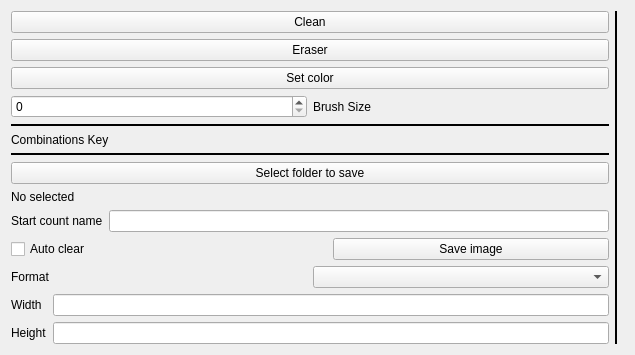
<?xml version="1.0" encoding="UTF-8"?>
<ui version="4.0">
 <class>Form</class>
 <widget class="QWidget" name="Form">
  <property name="geometry">
   <rect>
    <x>0</x>
    <y>0</y>
    <width>635</width>
    <height>344</height>
   </rect>
  </property>
  <property name="windowTitle">
   <string>Form</string>
  </property>
  <layout class="QGridLayout" name="gridLayout">
   <item row="0" column="1">
    <widget class="Line" name="line_3">
     <property name="frameShadow">
      <enum>QFrame::Plain</enum>
     </property>
     <property name="lineWidth">
      <number>2</number>
     </property>
     <property name="orientation">
      <enum>Qt::Vertical</enum>
     </property>
    </widget>
   </item>
   <item row="0" column="0">
    <layout class="QVBoxLayout" name="verticalLayout">
     <item>
      <widget class="QPushButton" name="ButtonClear">
       <property name="text">
        <string>Clean</string>
       </property>
      </widget>
     </item>
     <item>
      <widget class="QPushButton" name="ButtonEraser">
       <property name="text">
        <string>Eraser</string>
       </property>
      </widget>
     </item>
     <item>
      <widget class="QPushButton" name="ButtonSetColor">
       <property name="text">
        <string>Set color</string>
       </property>
      </widget>
     </item>
     <item>
      <layout class="QHBoxLayout" name="horizontalLayout_2">
       <item>
        <widget class="QSpinBox" name="SpinBoxChangeBrushSize"/>
       </item>
       <item>
        <widget class="QLabel" name="LabelChangeBrushSize">
         <property name="text">
          <string>Brush Size</string>
         </property>
        </widget>
       </item>
      </layout>
     </item>
     <item>
      <spacer name="verticalSpacer">
       <property name="orientation">
        <enum>Qt::Vertical</enum>
       </property>
       <property name="sizeHint" stdset="0">
        <size>
         <width>20</width>
         <height>40</height>
        </size>
       </property>
      </spacer>
     </item>
     <item>
      <widget class="Line" name="line">
       <property name="frameShadow">
        <enum>QFrame::Plain</enum>
       </property>
       <property name="lineWidth">
        <number>2</number>
       </property>
       <property name="orientation">
        <enum>Qt::Horizontal</enum>
       </property>
      </widget>
     </item>
     <item>
      <widget class="QLabel" name="LabelAdditionalCombinations">
       <property name="text">
        <string>Combinations Key</string>
       </property>
      </widget>
     </item>
     <item>
      <widget class="Line" name="line_2">
       <property name="frameShadow">
        <enum>QFrame::Plain</enum>
       </property>
       <property name="lineWidth">
        <number>2</number>
       </property>
       <property name="orientation">
        <enum>Qt::Horizontal</enum>
       </property>
      </widget>
     </item>
     <item>
      <widget class="QPushButton" name="ButtonSelectFolderSaved">
       <property name="text">
        <string>Select folder to save</string>
       </property>
      </widget>
     </item>
     <item>
      <widget class="QLabel" name="LabelStatusFoldefSelect">
       <property name="text">
        <string>No selected</string>
       </property>
      </widget>
     </item>
     <item>
      <layout class="QHBoxLayout" name="horizontalLayout_3">
       <item>
        <widget class="QLabel" name="LabelFileStartName">
         <property name="text">
          <string>Start count name</string>
         </property>
        </widget>
       </item>
       <item>
        <widget class="QLineEdit" name="LineEditFileStartName"/>
       </item>
      </layout>
     </item>
     <item>
      <layout class="QHBoxLayout" name="horizontalLayout">
       <item>
        <widget class="QCheckBox" name="CheckBoxAutoClean">
         <property name="text">
          <string>Auto clear</string>
         </property>
        </widget>
       </item>
       <item>
        <spacer name="horizontalSpacer_2">
         <property name="orientation">
          <enum>Qt::Horizontal</enum>
         </property>
         <property name="sizeType">
          <enum>QSizePolicy::Ignored</enum>
         </property>
         <property name="sizeHint" stdset="0">
          <size>
           <width>40</width>
           <height>20</height>
          </size>
         </property>
        </spacer>
       </item>
       <item>
        <widget class="QPushButton" name="ButtonSaveImage">
         <property name="text">
          <string>Save image</string>
         </property>
        </widget>
       </item>
      </layout>
     </item>
     <item>
      <layout class="QHBoxLayout" name="horizontalLayout_1">
       <item>
        <widget class="QLabel" name="LabelFormat">
         <property name="text">
          <string>Format</string>
         </property>
        </widget>
       </item>
       <item>
        <widget class="QComboBox" name="ComboBoxSetFormat"/>
       </item>
      </layout>
     </item>
     <item>
      <layout class="QGridLayout" name="gridLayout_1">
       <item row="0" column="1">
        <widget class="QLineEdit" name="LineSetWigth"/>
       </item>
       <item row="0" column="0">
        <widget class="QLabel" name="LabelWidth">
         <property name="text">
          <string>Width</string>
         </property>
        </widget>
       </item>
       <item row="1" column="0">
        <widget class="QLabel" name="LabelHeight">
         <property name="text">
          <string>Height</string>
         </property>
        </widget>
       </item>
       <item row="1" column="1">
        <widget class="QLineEdit" name="LineSetHeight"/>
       </item>
      </layout>
     </item>
    </layout>
   </item>
   <item row="0" column="2">
    <widget class="QWidget" name="WidgetPainter" native="true"/>
   </item>
  </layout>
 </widget>
 <resources/>
 <connections/>
</ui>
